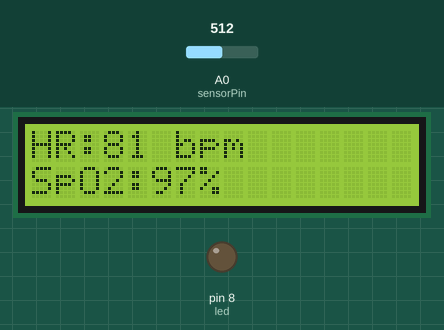
Bench run of a sketch on a simulated Arduino Uno, built with avr-gcc and run on an emulated ATmega328P. Parts: 16×2 character LCD, output pins drawn as LEDs (lit = HIGH). The inputs (shaded band) are chosen by the test bench; at power-on: A0 (sensorPin) = 512. What the sketch prints to the serial monitor is not drawn.

Above: at 1.2 s.
1.3 s: A0 (sensorPin) set to 316
At 3.2 s:
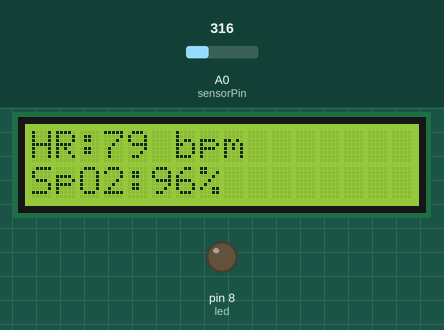
5.5 s: A0 (sensorPin) set to 290
At 8.4 s:
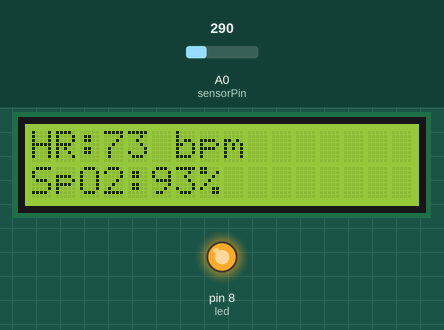
11.5 s: A0 (sensorPin) set to 122
At 13.1 s:
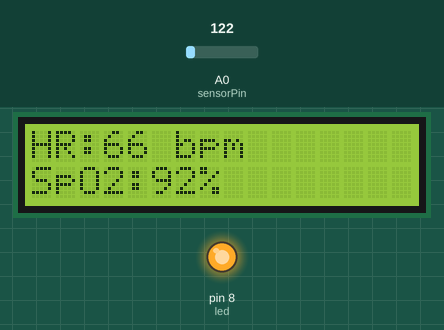
Timing chart, 0 to 14.6 s (numbered marks = the images above; inputs shaded):
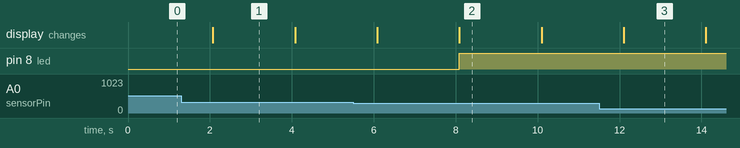

Measured:
- the behaviour switches between 307 and 306 on A0 (sensorPin) (found by bisection; images 1 and 2)
- after the input at 11.5 s, the display: changes after 0.60 s (image 3)
- what the display in image 1 shows lasts 2.0 s, from 2.1 s to 4.1 s

The sketch:

Heart_Rate_Moniter.ino
```cpp
#include <LiquidCrystal.h>

LiquidCrystal lcd(12,11,5,4,3,2);

int sensorPin = A0;
int led = 8;

int hr[5];
int spo2[5];

int index = 0;

void setup()
{
  Serial.begin(9600);

  lcd.begin(16,2);

  pinMode(led,OUTPUT);

  for(int i=0;i<5;i++)
  {
    hr[i]=80;
    spo2[i]=98;
  }
}

void loop()
{
  int value = analogRead(sensorPin);

  int heartRate = map(value,0,1023,45,130);

  int oxygen = map(value,0,1023,90,100);

  hr[index]=heartRate;
  spo2[index]=oxygen;

  index++;

  if(index>=5)
    index=0;

  int avgHR=0;
  int avgSpO2=0;

  for(int i=0;i<5;i++)
  {
    avgHR+=hr[i];
    avgSpO2+=spo2[i];
  }

  avgHR/=5;
  avgSpO2/=5;

  lcd.clear();

  lcd.setCursor(0,0);
  lcd.print("HR:");
  lcd.print(avgHR);
  lcd.print(" bpm");

  lcd.setCursor(0,1);
  lcd.print("SpO2:");
  lcd.print(avgSpO2);
  lcd.print("%");

  Serial.print("Heart Rate: ");
  Serial.print(avgHR);
  Serial.print(" bpm");

  Serial.print("   SpO2: ");
  Serial.print(avgSpO2);
  Serial.println("%");

  if(avgHR<50 || avgHR>120 || avgSpO2<94)
  {
    digitalWrite(led,HIGH);
  }
  else
  {
    digitalWrite(led,LOW);
  }

  delay(2000);
}
```
